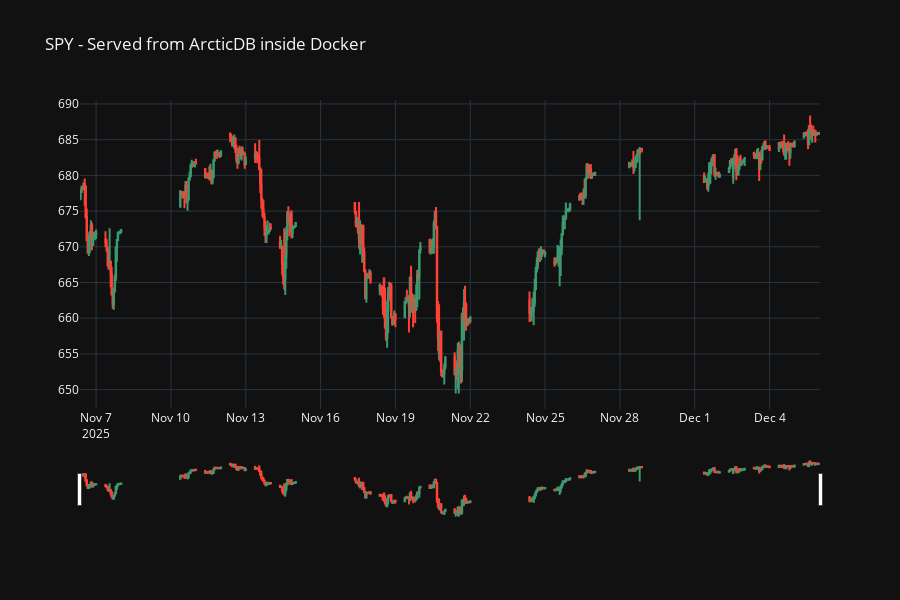

Source (notebook cell):
### Code cell
import arcticdb as adb
import pandas as pd
import plotly.graph_objects as go

# --- 1. Connect to the Vault ---
# Critical: Inside Docker, we look at '/app/data', not the Windows path.
store = adb.Arctic("lmdb:///app/data") 

# List libraries to prove we are connected
print("Available Libraries:", store.list_libraries())

# --- 2. Load the SPY Data ---
lib = store["quant_data_v1"]
symbol = "SPY"

if lib.has_symbol(symbol):
    df = lib.read(symbol).data
    print(f"\n[Success] Loaded {len(df)} bars for {symbol}!")
    print(df.tail(3))
else:
    print(f"\n[Error] Could not find {symbol} in the database.")

# --- 3. Visualize (The 'Proof of Life') ---
fig = go.Figure(data=[go.Candlestick(
    x=df.index,
    open=df['open'], high=df['high'], low=df['low'], close=df['close']
)])

fig.update_layout(
    title=f"{symbol} - Served from ArcticDB inside Docker", 
    template="plotly_dark",
    height=600
)

fig.show()

### Figure 1 — Plotly figure (JSON) as saved in the notebook; plotly's stock layout.template omitted (floating-point values rounded to 4 significant figures; data arrays with more than 128 entries replaced by an {"elided": "..."} marker saying what was removed)
{"data": [{"close": {"elided": "333 float values"}, "high": {"elided": "333 float values"}, "low": {"elided": "333 float values"}, "open": {"elided": "333 float values"}, "type": "candlestick", "x": {"elided": "333 str values"}}], "layout": {"height": 600, "title": {"text": "SPY - Served from ArcticDB inside Docker"}}}
